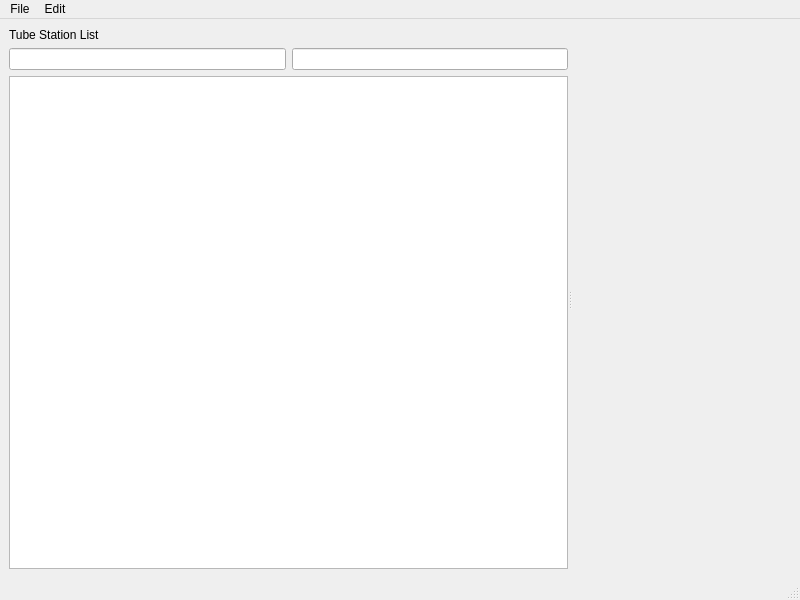
<?xml version="1.0" encoding="UTF-8"?>
<ui version="4.0">
 <class>MainWindow</class>
 <widget class="QMainWindow" name="MainWindow">
  <property name="geometry">
   <rect>
    <x>0</x>
    <y>0</y>
    <width>800</width>
    <height>600</height>
   </rect>
  </property>
  <property name="sizePolicy">
   <sizepolicy hsizetype="Expanding" vsizetype="Expanding">
    <horstretch>0</horstretch>
    <verstretch>0</verstretch>
   </sizepolicy>
  </property>
  <property name="windowTitle">
   <string>MainWindow</string>
  </property>
  <widget class="MainWidget" name="mainWidget">
   <property name="sizePolicy">
    <sizepolicy hsizetype="Expanding" vsizetype="Expanding">
     <horstretch>0</horstretch>
     <verstretch>0</verstretch>
    </sizepolicy>
   </property>
   <layout class="QHBoxLayout" name="horizontalLayout">
    <item>
     <widget class="QSplitter" name="splitter">
      <property name="orientation">
       <enum>Qt::Horizontal</enum>
      </property>
      <widget class="QWidget" name="layoutWidget">
       <layout class="QVBoxLayout" name="vbox1">
        <property name="sizeConstraint">
         <enum>QLayout::SetMinAndMaxSize</enum>
        </property>
        <item>
         <widget class="QLabel" name="label">
          <property name="sizePolicy">
           <sizepolicy hsizetype="Fixed" vsizetype="Fixed">
            <horstretch>0</horstretch>
            <verstretch>0</verstretch>
           </sizepolicy>
          </property>
          <property name="text">
           <string>Tube Station List</string>
          </property>
         </widget>
        </item>
        <item>
         <layout class="QHBoxLayout" name="horizontalLayout_2">
          <item>
           <widget class="StationLineEdit" name="lineEdit"/>
          </item>
          <item>
           <widget class="QLineEdit" name="lineEdit2"/>
          </item>
         </layout>
        </item>
        <item>
         <widget class="QTableView" name="tableView">
          <property name="minimumSize">
           <size>
            <width>100</width>
            <height>0</height>
           </size>
          </property>
         </widget>
        </item>
       </layout>
      </widget>
      <widget class="MyWidget2" name="myWidget2" native="true"/>
     </widget>
    </item>
   </layout>
  </widget>
  <widget class="QMenuBar" name="menubar">
   <property name="geometry">
    <rect>
     <x>0</x>
     <y>0</y>
     <width>800</width>
     <height>27</height>
    </rect>
   </property>
   <widget class="QMenu" name="fileMenu">
    <property name="title">
     <string>File</string>
    </property>
    <addaction name="separator"/>
    <addaction name="openAction"/>
   </widget>
   <widget class="QMenu" name="menuEdit">
    <property name="title">
     <string>Edit</string>
    </property>
    <addaction name="nextStationAction"/>
   </widget>
   <addaction name="fileMenu"/>
   <addaction name="menuEdit"/>
  </widget>
  <widget class="QStatusBar" name="statusbar"/>
  <action name="openAction">
   <property name="text">
    <string>Open</string>
   </property>
  </action>
  <action name="nextStationAction">
   <property name="text">
    <string>Add Next Station</string>
   </property>
   <property name="shortcut">
    <string>Ctrl+N</string>
   </property>
  </action>
 </widget>
 <customwidgets>
  <customwidget>
   <class>MyWidget2</class>
  </customwidget>
  <customwidget>
   <class>MainWidget</class>
   <extends>QWidget</extends>
   <header>mainwidget.h</header>
   <container>1</container>
   <slots>
    <slot>openAction()</slot>
    <slot>nextStationAction()</slot>
   </slots>
  </customwidget>
  <customwidget>
   <class>StationLineEdit</class>
   <extends>QLineEdit</extends>
   <header>stationlineedit.h</header>
  </customwidget>
 </customwidgets>
 <resources/>
 <connections>
  <connection>
   <sender>openAction</sender>
   <signal>activated()</signal>
   <receiver>mainWidget</receiver>
   <slot>openAction()</slot>
   <hints>
    <hint type="sourcelabel">
     <x>-1</x>
     <y>-1</y>
    </hint>
    <hint type="destinationlabel">
     <x>399</x>
     <y>302</y>
    </hint>
   </hints>
  </connection>
  <connection>
   <sender>nextStationAction</sender>
   <signal>activated()</signal>
   <receiver>mainWidget</receiver>
   <slot>nextStationAction()</slot>
   <hints>
    <hint type="sourcelabel">
     <x>-1</x>
     <y>-1</y>
    </hint>
    <hint type="destinationlabel">
     <x>399</x>
     <y>302</y>
    </hint>
   </hints>
  </connection>
 </connections>
</ui>
